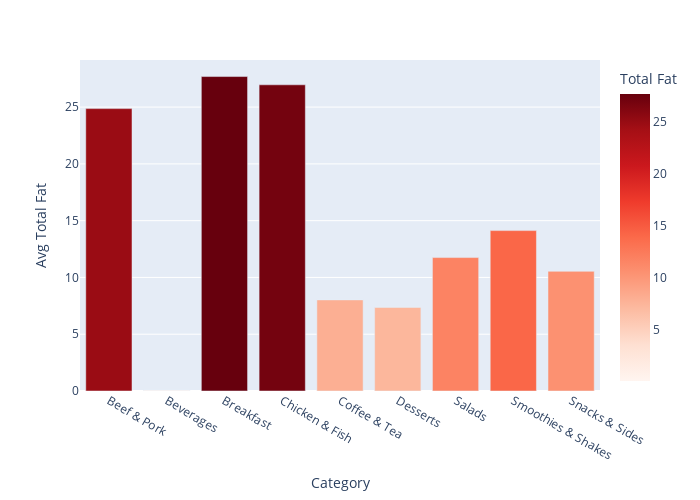

Notebook cell for this chart:
### Code cell
fat = mcd.groupby('Category')['Total Fat'].mean().reset_index()

fig = px.bar(fat, x='Category', y='Total Fat', color='Total Fat', color_continuous_scale='reds')
fig.update_layout(width=700, height=500, yaxis_title='Avg Total Fat')
fig.show()

### Figure 1 — Plotly figure (JSON) as saved in the notebook; plotly's stock layout.template omitted (floating-point values rounded to 4 significant figures)
{"data": [{"alignmentgroup": "True", "hovertemplate": "Category=%{x}<br>Total Fat=%{marker.color}<extra></extra>", "legendgroup": "", "marker": {"color": [24.87, 0.09259, 27.69, 26.96, 8.021, 7.357, 11.75, 14.12, 10.54], "coloraxis": "coloraxis", "pattern": {"shape": ""}}, "name": "", "offsetgroup": "", "orientation": "v", "showlegend": false, "textposition": "auto", "type": "bar", "x": ["Beef & Pork", "Beverages", "Breakfast", "Chicken & Fish", "Coffee & Tea", "Desserts", "Salads", "Smoothies & Shakes", "Snacks & Sides"], "xaxis": "x", "y": [24.87, 0.09259, 27.69, 26.96, 8.021, 7.357, 11.75, 14.12, 10.54], "yaxis": "y"}], "layout": {"barmode": "relative", "coloraxis": {"colorbar": {"title": {"text": "Total Fat"}}, "colorscale": [[0, "rgb(255,245,240)"], [0.125, "rgb(254,224,210)"], [0.25, "rgb(252,187,161)"], [0.375, "rgb(252,146,114)"], [0.5, "rgb(251,106,74)"], [0.625, "rgb(239,59,44)"], [0.75, "rgb(203,24,29)"], [0.875, "rgb(165,15,21)"], [1, "rgb(103,0,13)"]]}, "height": 500, "legend": {"tracegroupgap": 0}, "margin": {"t": 60}, "width": 700, "xaxis": {"anchor": "y", "domain": [0, 1], "title": {"text": "Category"}}, "yaxis": {"anchor": "x", "domain": [0, 1], "title": {"text": "Avg Total Fat"}}}}
